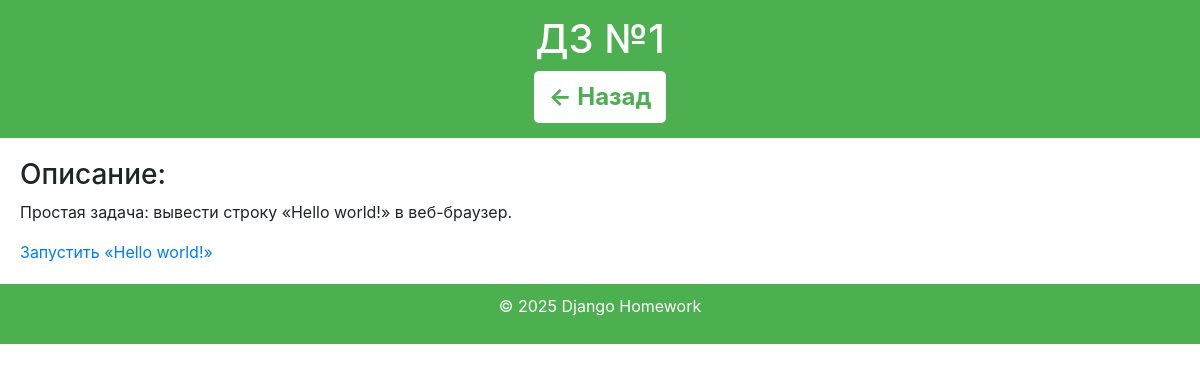
The app's page /homework/1/ with its own data.
### homework/models.py (models this page shows, shortened)
class Homework(models.Model):
    title = models.CharField(max_length=200)
    description = models.TextField()
    created_at = models.DateTimeField(auto_now_add=True)
    json_data = models.JSONField(blank=True, null=True)

### homework/views.py (the view)
# urls.py: path('homework/<int:pk>/', views.homework_detail, name='homework_detail'),
def homework_detail(request, pk):
    homework = get_object_or_404(models.Homework, id=pk)
    json_data = None
    books = None
    reader = None
    articles = models.Article.objects.all()
    if homework.id == 4:
        books = Book.objects.all()
        reader = Reader.objects.all()
    if homework.id == 2:
        json_data = fetch_data()
    kiosks = models.IceCreamKiosk.objects.prefetch_related('ice_creams').all()
    return render(request, 'homework/detail.html', {'homework': homework, 'json_data': json_data, 'books': books, 'reader': reader,'kiosks': kiosks, })

### homework/templates/homework/detail.html (shortened to what this page needs)
<!DOCTYPE html>
<html lang="ru">
<head>
    {% load static %}
    <link rel="stylesheet" href="{% static 'styles.css' %}">
    <link href="https://stackpath.bootstrapcdn.com/bootstrap/4.5.2/css/bootstrap.min.css" rel="stylesheet">
</head>
<body>
    <header>
        <h1>{{ homework.title }}</h1>
        <a href="{% url 'home' %}" class="back-button">← Назад</a>
    </header>
    <main class="content">
        <h3>Описание:</h3>
        <p>{{ homework.description }}</p>
        {% if homework.id == 1 %}
        <a href="{% url 'hello_world' %}" class="run-button">Запустить «Hello world!»</a>
        {% endif %}
    </main>
    <footer>
        <p>© 2025 Django Homework</p>
    </footer>
</body>
</html>

### static/styles.css (style rules this page uses)
body { font-family: Arial, sans-serif; background-color: #f5fdf7; color: #2d572c; margin: 0; padding: 0; height: 100%; }
header { background-color: #4caf50; color: white; text-align: center; padding: 15px 0; font-size: 24px; }
footer { background-color: #4caf50; color: white; text-align: center; padding: 10px 0; margin-top: 20px; }
.content { margin: 20px; }
.back-button { display: inline-block; padding: 8px 15px; background: white; color: #4caf50; text-decoration: none; font-weight: bold; border-radius: 5px; transition: 0.3s; }

### records on screen
Homework: title "ДЗ №1", description "Простая задача: вывести строку «Hello world!» в веб-браузер."
